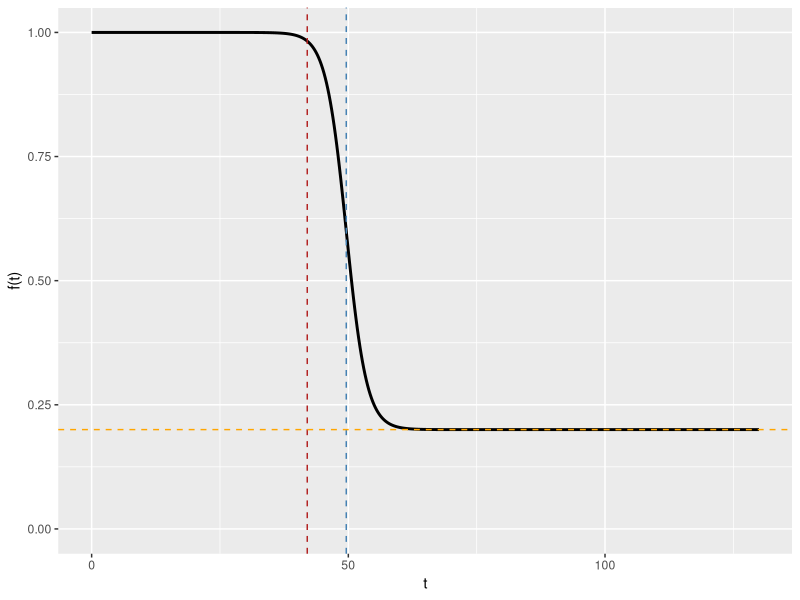
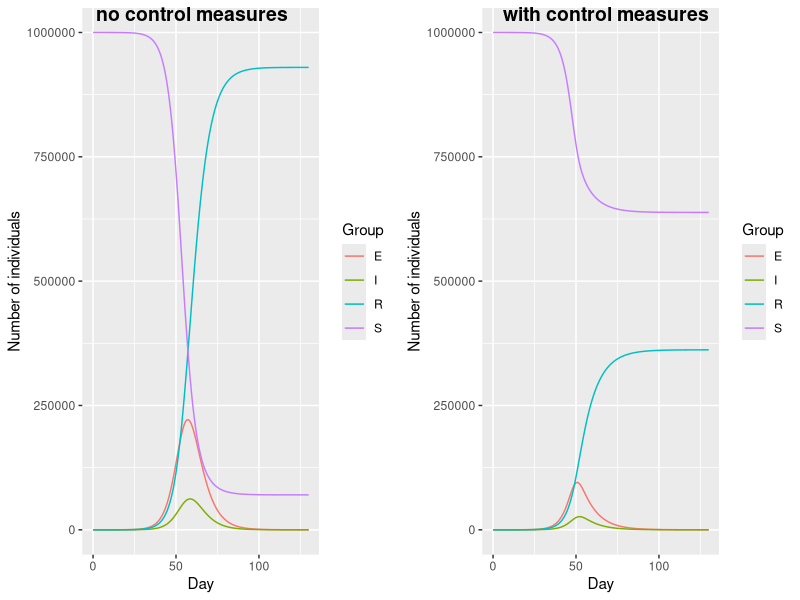
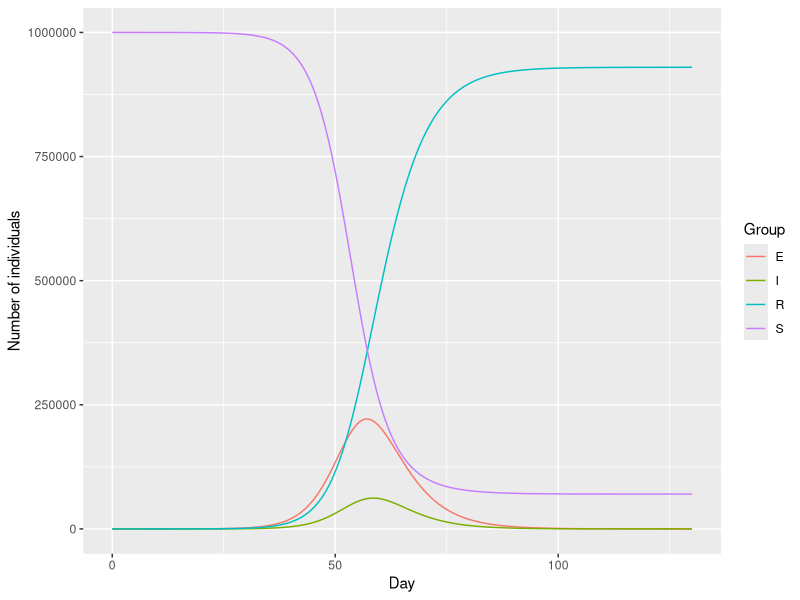
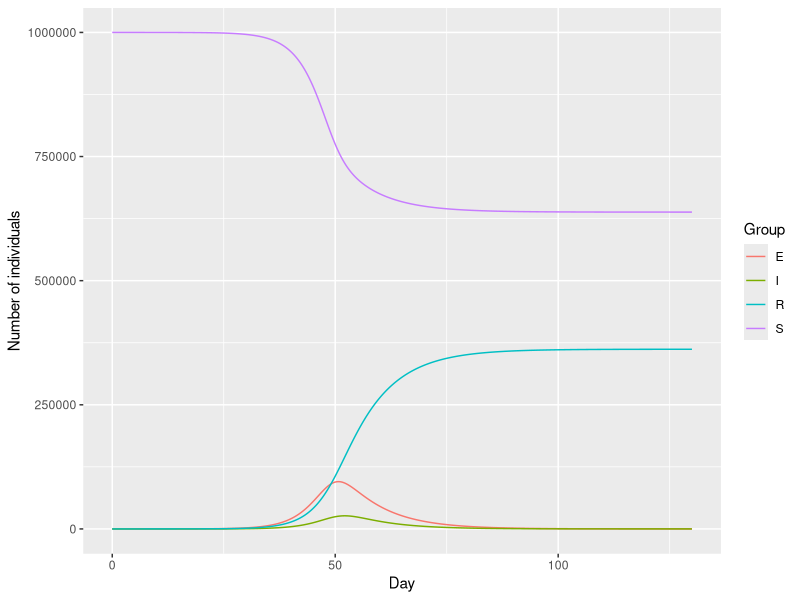

The R script that drew these images, in order:
library(deSolve)
library(ggplot2)
library(tidyr)
library(ggpubr)

times <- seq(0, 130, by = 0.25)
N_pop <- 1000000

# Basic SEIR system
SEIR <- function(t, x, parms) {
  with(as.list(c(parms, x)), {
    dS <- -beta * S * I / N_pop
    dE <- beta * S * I / N_pop - a * E
    dI <- a * E - gamma * I
    dR <- gamma * I
    res <- c(dS, dE, dI, dR)
    list(res)
  })
}

forcing <- function(t, eta, xi, t1, nu) {
  eta + (1 - eta) / (1 + exp(xi * (t - t1 - nu)))
}

# SEIR system with control measures
SEIRforcing <- function(t, x, parms) {
  with(as.list(c(parms, x)), {
    force <- forcing(t, eta, xi, t1, nu)
    beta_star <- beta * force
    dS <- -beta_star * S * I / N_pop
    dE <- beta_star * S * I / N_pop - a * E
    dI <- a * E - gamma * I
    dR <- gamma * I
    res <- c(dS, dE, dI, dR)
    list(res, force = force)
  })
}

parms <- c(beta = 2, a = 0.2, gamma = 0.7)
parms_f <- c(
  beta = 2, a = 0.2, gamma = 0.7, eta = 0.2,
  nu = 7.6, p_reported = 0.03, t1 = 42, xi = 0.5
)

e0 <- 1
i0 <- 1
xstart <- c(S = N_pop - e0 - i0, E = e0, I = i0, R = 0)

out <- ode(y = xstart, times = times, func = SEIR, parms)
df <- data.frame(out)
df_long <- tidyr::pivot_longer(df, cols = c("S", "E", "I", "R"))
colnames(df_long) <- c("Day", "Group", "Value")

plt_A <- ggplot(df_long, aes(x = Day, y = Value, group = Group, color = Group)) +
  geom_line() +
  ylab("Number of individuals")


out <- ode(y = xstart, times = times, func = SEIRforcing, parms_f)
df <- data.frame(out)
df_seir <- df[, 1:5]
df_long <- tidyr::pivot_longer(df_seir, cols = c("S", "E", "I", "R"))
colnames(df_long) <- c("Day", "Group", "Value")

plt_B <- ggplot(df_long, aes(x = Day, y = Value, group = Group, color = Group)) +
  geom_line() +
  ylab("Number of individuals")

plt <- ggpubr::ggarrange(plt_A, plt_B,
  nrow = 1,
  labels =
    c(
      "no control measures",
      "with control measures"
    )
)

a <- ggplot(df, aes(x = time, y = force)) +
  geom_line(lwd = 1) +
  xlab("t") +
  ylab("f(t)") +
  ylim(0, 1) +
  geom_vline(
    xintercept = 42,
    col = "firebrick", lty = 2
  ) +
  geom_vline(xintercept = 42 + 7.6, col = "steelblue", lty = 2) +
  geom_hline(yintercept = 0.2, color = "orange", lty = 2)
